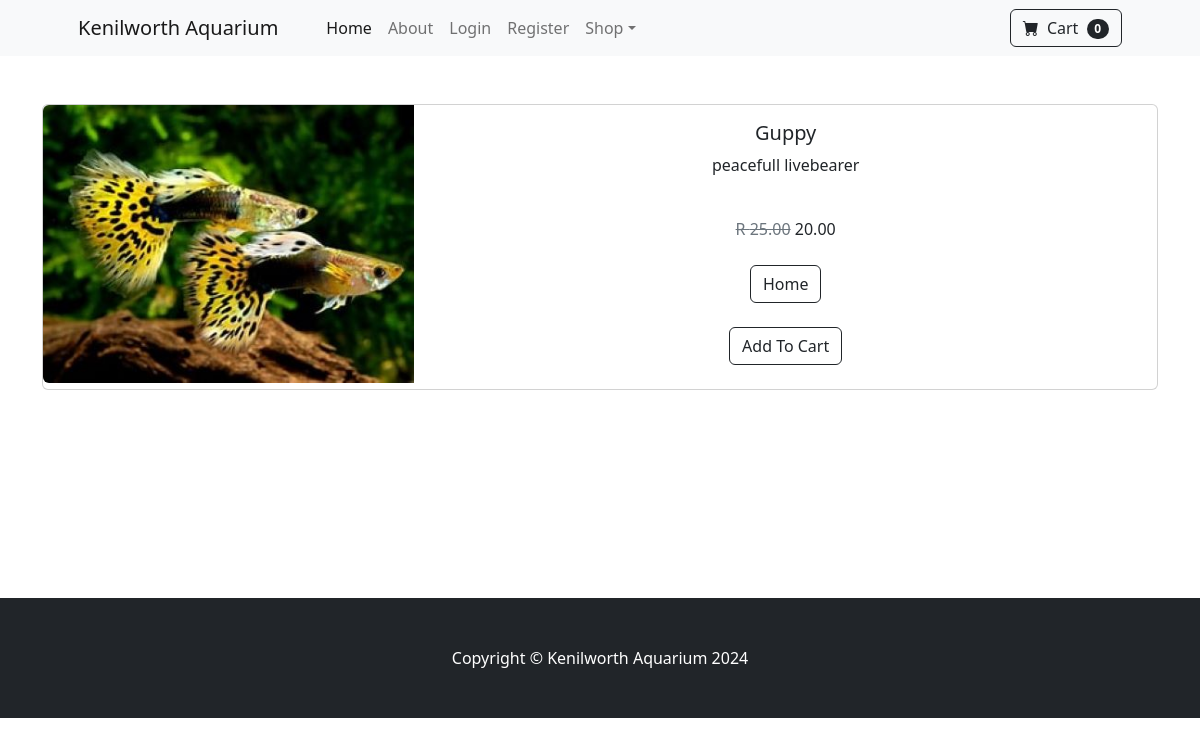
Page /product/1 on the committed database.
### store/models.py (models this page shows, shortened)
class Product(models.Model):
    name = models.CharField(max_length=50)
    price = models.DecimalField(default=0, decimal_places=2, max_digits=6)
    catergory = models.ForeignKey(Category, on_delete=models.CASCADE, default=1)
    description = models.CharField(max_length=250, default='',blank=True)
    image = models.ImageField(upload_to='uploads/product/')
    is_sale = models.BooleanField(default=False)
    sale_price = models.DecimalField(default=0, decimal_places=2, max_digits=6)

### store/views.py (the view)
# urls.py: path('product/<int:pk>', views.product, name = 'product'),
def product(request, pk):
    product = Product.objects.get(id=pk)
    return render(request, 'product.html', {'product': product})

### cart/context_processors.py (called while the page is built)
def cart(requets):
    return {'cart': Cart(requets)}

### store/templates/product.html (shortened to what this page needs)
{% extends 'base.html' %}
{% block content %}
<br/><br/>
<div class="container">
<div class="card mb-3">
    <div class="row g-0">
      <div class="col-md-4">
        <img src="{{ product.image.url }}" class="img-fluid rounded-start" alt="...">
      </div>
      <div class="col-md-8">
        <div class="text-center">
        <div class="card-body">
          <h5 class="card-title">{{ product.name }}</h5>
          <p class="card-text">{{ product.description }}</p>
        </div>
{% if product.is_sale %}
<div class="card-body p-4">
    <div class="text-center">
        <span class="text-muted text-decoration-line-through">R {{ product.price }}</span>
        {{ product.sale_price }}
    </div>
</div>
{% else %}
R {{ product.price }}
{% endif %}
<div class="card-footer p-4 pt-0 border-top-0 bg-transparent">
    <div class="text-center"><a class="btn btn-outline-dark mt-auto" href="{% url 'home' %}">Home</a>
      </div><br>
      <button class="btn btn-outline-dark mt-auto" type="button" value="{{ product.id }}"  id="add-cart">Add To Cart</button>
    </div>
</div>
        </div>
      </div>
    </div>
  </div>
<br/><br/><br/><br/><br/><br/><br/><br/>
{% endblock %}

### rows in the picture
Product: image (picture), name "Guppy", description "peacefull livebearer", price "25.00", sale_price "20.00"
